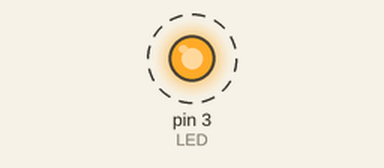
This sketch was run on a simulated Arduino Uno, built with avr-gcc and run on an emulated ATmega328P. Parts: output pins drawn as LEDs (lit = HIGH). Dashed ring = blinking.

Above: at 0.5 s.
Timing chart, 0 to 3.5 s (numbered marks = the images above):
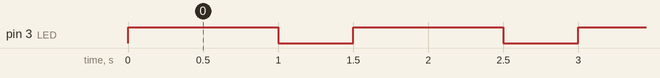

Measured:
- by itself, pin 3 (LED): alternates HIGH for 1.0 s and LOW for 0.50 s

The sketch:

itaSecUno.ino
```cpp
#define RETRASO_ON 1000
#define RETRASO_OFF 500

#define LED 3
void setup(){

  pinMode(LED,OUTPUT);

}

void loop(){
  digitalWrite(LED,HIGH);
  delay(RETRASO_ON);
  digitalWrite(LED,LOW);
  delay(RETRASO_OFF);
}
```
